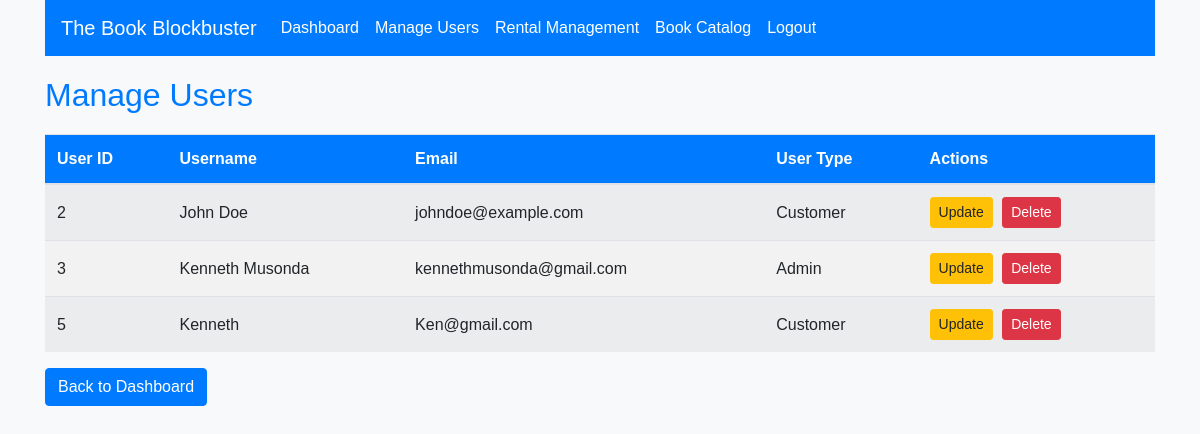
Screenshot of /public/user_management.php (signed in) with the database file from the repository.
### tables this page shows
CREATE TABLE `users` (
  `user_id` int(11) NOT NULL,
  `name` varchar(100) NOT NULL,
  `email` varchar(100) NOT NULL,
  `password` varchar(255) NOT NULL,
  `user_type` enum('Admin','Customer') NOT NULL,
  `security_question` varchar(255) DEFAULT NULL,
  `security_answer` varchar(255) DEFAULT NULL,
  `created_at` timestamp NOT NULL DEFAULT current_timestamp(),
  `updated_at` timestamp NOT NULL DEFAULT current_timestamp() ON UPDATE current_timestamp()
);

### public/user_management.php (the view, shortened to what this page needs)
<?php
require '../config/db.php';
$sql = "SELECT * FROM Users";
$stmt = $pdo->query($sql);
$users = $stmt->fetchAll();
?>
<!DOCTYPE html>
<html lang="en">
<head>
    <link rel="stylesheet" href="https://stackpath.bootstrapcdn.com/bootstrap/4.5.2/css/bootstrap.min.css">
    <link rel="stylesheet" href="../assets/style.css">
</head>
<body>
    <div class="container">
        <nav class="navbar navbar-expand-lg navbar-light">
            <a class="navbar-brand" href="dashboard_admin.php">The Book Blockbuster</a>
            <div class="collapse navbar-collapse" id="navbarNav">
                <ul class="navbar-nav">
                    <li class="nav-item">
                        <a class="nav-link" href="dashboard_admin.php">Dashboard</a>
                    </li>
                    <li class="nav-item">
                        <a class="nav-link" href="user_management.php">Manage Users</a>
                    </li>
                    <li class="nav-item">
                        <a class="nav-link" href="rental_management.php">Rental Management</a>
                    </li>
                    <li class="nav-item">
                        <a class="nav-link" href="manage_book.php">Book Catalog</a>
                    </li>
                    <li class="nav-item">
                        <a class="nav-link" href="../includes/logout.php">Logout</a>
                    </li>
                </ul>
            </div>
        </nav>
        <h2>Manage Users</h2>
        <table class="table table-striped table-hover">
            <thead>
                <tr>
                    <th>User ID</th>
                    <th>Username</th>
                    <th>Email</th>
                    <th>User Type</th>
                    <th>Actions</th>
                </tr>
            </thead>
            <tbody>
                <?php foreach ($users as $user): ?>
                    <tr>
                        <td><?php echo htmlspecialchars($user['user_id']); ?></td>
                        <td><?php echo htmlspecialchars($user['name']); ?></td>
                        <td><?php echo htmlspecialchars($user['email']); ?></td>
                        <td><?php echo htmlspecialchars($user['user_type']); ?></td>
                        <td>
                            <a href="update_user.php?id=<?php echo $user['user_id']; ?>" class="btn btn-warning btn-sm btn-custom">Update</a>
                            <a href="../includes/delete_user.php?user_id=<?php echo $user['user_id']; ?>" class="btn btn-danger btn-sm" onclick="return confirm('Are you sure you want to delete this user?');">Delete</a>
                        </td>
                    </tr>
                <?php endforeach; ?>
            </tbody>
        </table>
        <a href="dashboard_admin.php" class="btn btn-primary">Back to Dashboard</a>
    </div>
</body>
</html>

### assets/style.css (style rules this page uses)
body { font-family: Arial, sans-serif; background-color: #f8f9fa; color: #343a40; }
.navbar { background-color: #007bff; }
.navbar-brand, .nav-link { color: white !important; }
h1, h2 { color: #007bff; }
table { width: 100%; margin-top: 20px; }
th, td { text-align: left; padding: 12px; }
th { background-color: #007bff; color: white; }
tr:nth-child(even) { background-color: #f2f2f2; }

### public/user_management.php (style rules this page uses)
body { background-color: #f8f9fa; }
h2 { margin: 20px 0; }
.table th, .table td { vertical-align: middle; }
.table thead th { background-color: #007bff; color: white; }
.btn-custom { margin-right: 5px; }

### rows the page displays
users: user_id "2", name "John Doe", email "johndoe@example.com", user_type "Customer"
users: user_id "3", name "Kenneth Musonda", email "kennethmusonda@gmail.com", user_type "Admin"
users: user_id "5", name "Kenneth", email "Ken@gmail.com", user_type "Customer"
